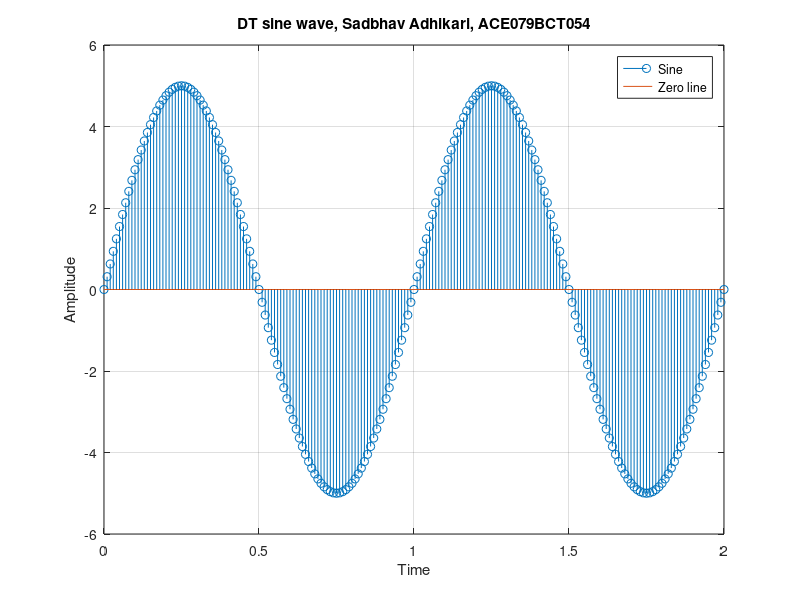

This figure's MATLAB source:
t = 0:0.01:2;
a = 5;
f = 1;

y1 = a * sin(2 * pi * f * t);
x = t;
stem(x, y1);
hold on;
plot(t, zeros(size(t)))

title("DT sine wave, Sadbhav Adhikari, ACE079BCT054")
xlabel("Time");
ylabel("Amplitude");
legend("Sine", "Zero line");
grid on;
